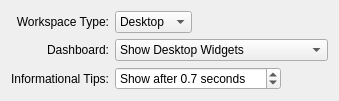
<?xml version="1.0" encoding="UTF-8"?>
<ui version="4.0">
 <class>MainPage</class>
 <widget class="QWidget" name="MainPage">
  <property name="geometry">
   <rect>
    <x>0</x>
    <y>0</y>
    <width>335</width>
    <height>92</height>
   </rect>
  </property>
  <layout class="QGridLayout" name="gridLayout">
   <item row="0" column="0">
    <widget class="QLabel" name="label_3">
     <property name="text">
      <string>Workspace Type:</string>
     </property>
     <property name="alignment">
      <set>Qt::AlignRight|Qt::AlignTrailing|Qt::AlignVCenter</set>
     </property>
    </widget>
   </item>
   <item row="0" column="1">
    <layout class="QHBoxLayout" name="horizontalLayout_3">
     <item>
      <widget class="QComboBox" name="formFactor">
       <item>
        <property name="text">
         <string comment="Form factor: desktop computer">Desktop</string>
        </property>
       </item>
       <item>
        <property name="text">
         <string comment="Form factor: netbook computer">Netbook</string>
        </property>
       </item>
      </widget>
     </item>
     <item>
      <spacer name="horizontalSpacer_4">
       <property name="orientation">
        <enum>Qt::Horizontal</enum>
       </property>
       <property name="sizeHint" stdset="0">
        <size>
         <width>40</width>
         <height>20</height>
        </size>
       </property>
      </spacer>
     </item>
    </layout>
   </item>
   <item row="1" column="0">
    <widget class="QLabel" name="dashboardLabel">
     <property name="text">
      <string>Dashboard:</string>
     </property>
     <property name="alignment">
      <set>Qt::AlignRight|Qt::AlignTrailing|Qt::AlignVCenter</set>
     </property>
    </widget>
   </item>
   <item row="1" column="1">
    <layout class="QHBoxLayout" name="horizontalLayout_2">
     <item>
      <widget class="QComboBox" name="dashboardMode">
       <item>
        <property name="text">
         <string>Show Desktop Widgets</string>
        </property>
       </item>
       <item>
        <property name="text">
         <string>Show an Independent Widget Set</string>
        </property>
       </item>
      </widget>
     </item>
     <item>
      <spacer name="horizontalSpacer_3">
       <property name="orientation">
        <enum>Qt::Horizontal</enum>
       </property>
       <property name="sizeHint" stdset="0">
        <size>
         <width>40</width>
         <height>20</height>
        </size>
       </property>
      </spacer>
     </item>
    </layout>
   </item>
   <item row="1" column="2">
    <spacer name="horizontalSpacer">
     <property name="orientation">
      <enum>Qt::Horizontal</enum>
     </property>
     <property name="sizeHint" stdset="0">
      <size>
       <width>40</width>
       <height>20</height>
      </size>
     </property>
    </spacer>
   </item>
   <item row="2" column="0">
    <widget class="QLabel" name="tooltipDelayLabel">
     <property name="text">
      <string>Informational Tips:</string>
     </property>
     <property name="alignment">
      <set>Qt::AlignRight|Qt::AlignTrailing|Qt::AlignVCenter</set>
     </property>
    </widget>
   </item>
   <item row="2" column="1">
    <layout class="QHBoxLayout" name="horizontalLayout">
     <item>
      <widget class="QDoubleSpinBox" name="toolTipDelay">
       <property name="sizePolicy">
        <sizepolicy hsizetype="Minimum" vsizetype="Fixed">
         <horstretch>10</horstretch>
         <verstretch>0</verstretch>
        </sizepolicy>
       </property>
       <property name="specialValueText">
        <string>Do not show</string>
       </property>
       <property name="prefix">
        <string>Show after </string>
       </property>
       <property name="suffix">
        <string> seconds</string>
       </property>
       <property name="decimals">
        <number>1</number>
       </property>
       <property name="minimum">
        <double>-0.100000000000000</double>
       </property>
       <property name="singleStep">
        <double>0.100000000000000</double>
       </property>
       <property name="value">
        <double>0.700000000000000</double>
       </property>
      </widget>
     </item>
     <item>
      <spacer name="horizontalSpacer_2">
       <property name="orientation">
        <enum>Qt::Horizontal</enum>
       </property>
       <property name="sizeHint" stdset="0">
        <size>
         <width>58</width>
         <height>20</height>
        </size>
       </property>
      </spacer>
     </item>
    </layout>
   </item>
   <item row="3" column="1">
    <spacer name="verticalSpacer">
     <property name="orientation">
      <enum>Qt::Vertical</enum>
     </property>
     <property name="sizeHint" stdset="0">
      <size>
       <width>20</width>
       <height>214</height>
      </size>
     </property>
    </spacer>
   </item>
  </layout>
 </widget>
 <resources/>
 <connections/>
</ui>
